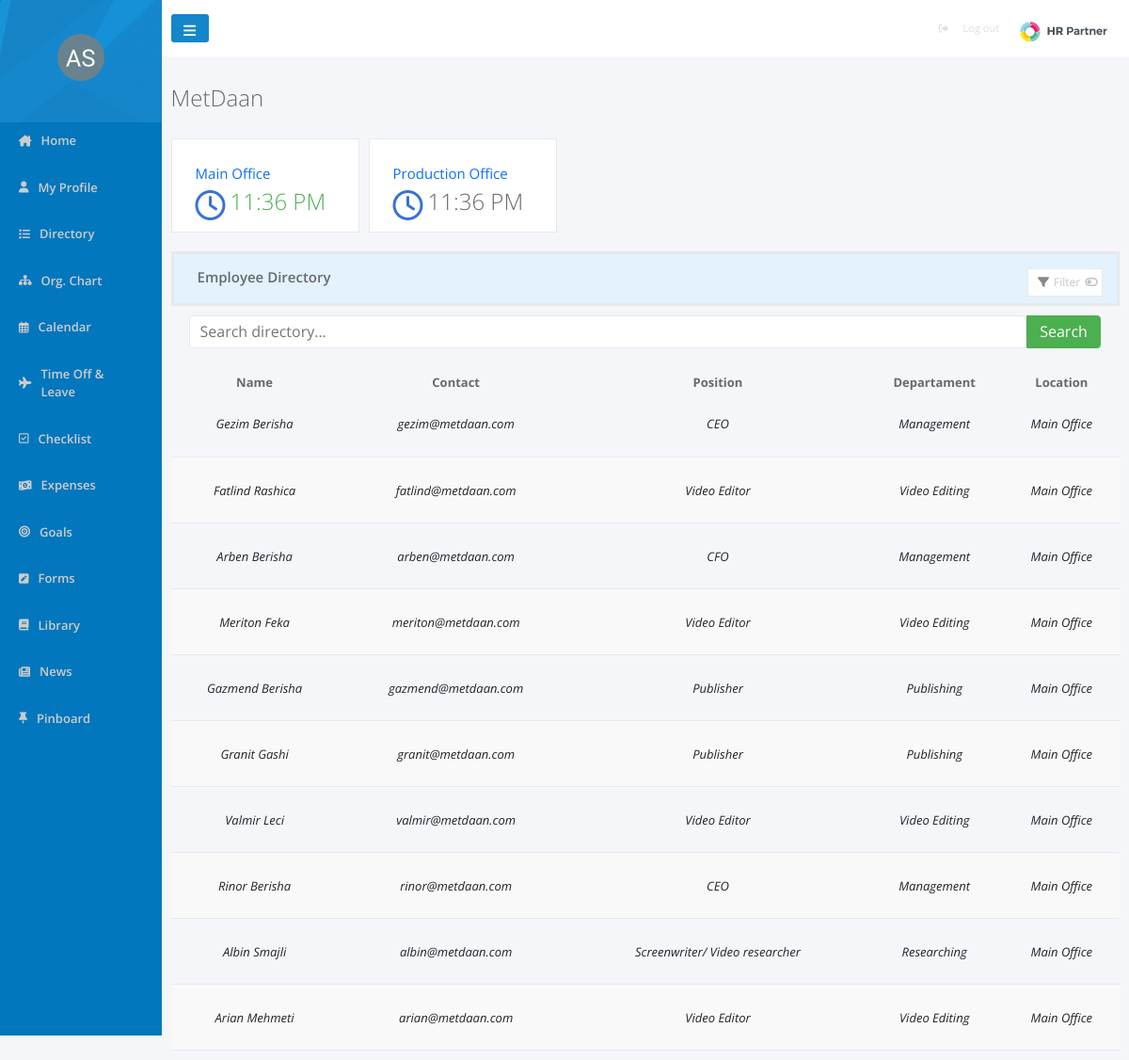
/main.php?page=directory, run on an earlier commit of the app's database.
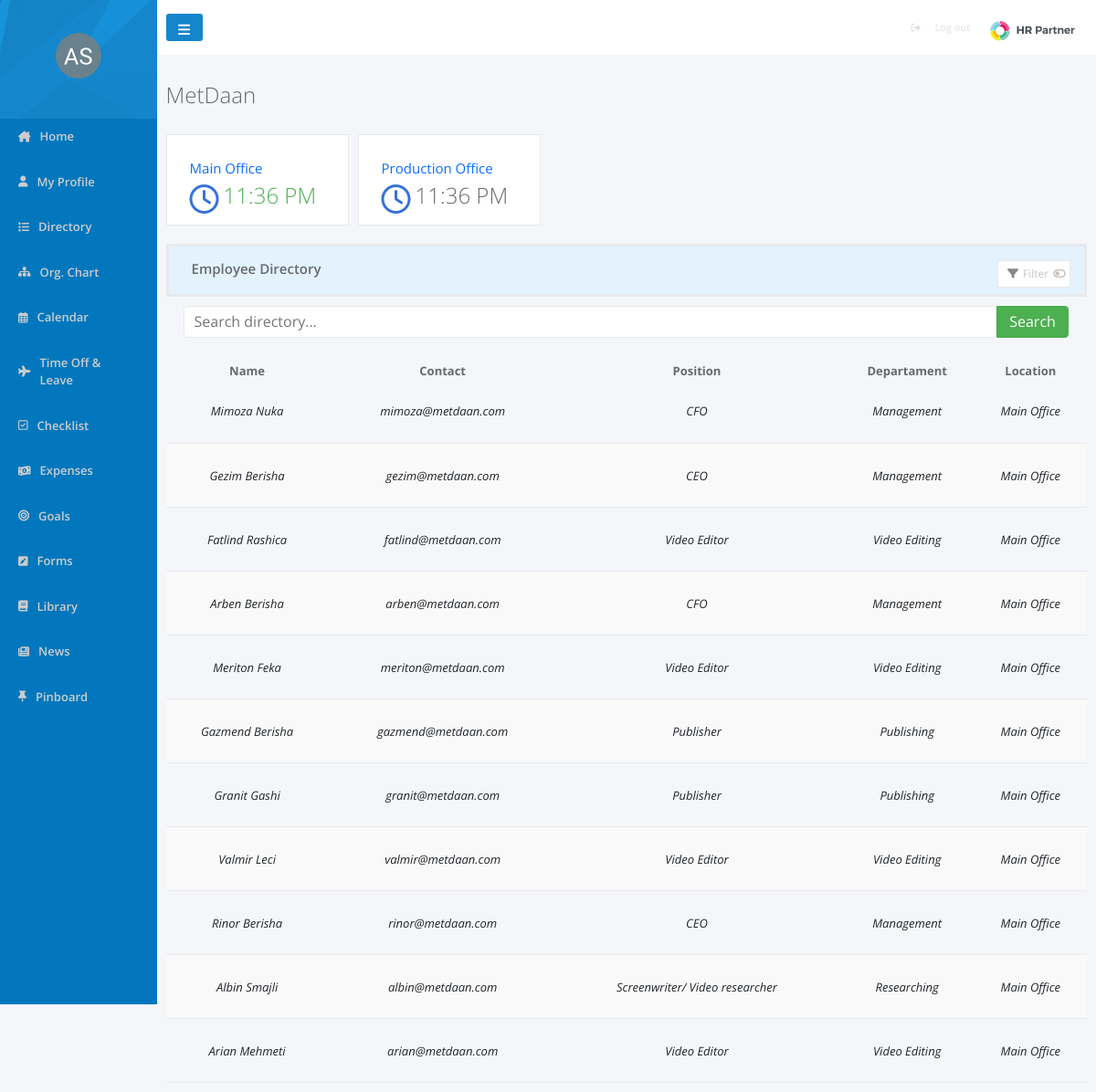
And on a later commit of the database.
### tables this page shows
CREATE TABLE `users` (
  `user_id` int(100) NOT NULL,
  `name` varchar(200) NOT NULL,
  `surname` varchar(200) NOT NULL,
  `email` varchar(200) NOT NULL,
  `password` varchar(500) NOT NULL,
  `Position_ID` int(11) NOT NULL,
  `Departament_ID` int(11) NOT NULL,
  `role` int(11) NOT NULL,
  `location` varchar(100) NOT NULL,
  `status` varchar(100) NOT NULL,
  `report_to` int(11) NOT NULL
);

CREATE TABLE `position` (
  `position_id` int(11) NOT NULL,
  `position_name` varchar(100) NOT NULL,
  `Departament_ID` int(11) NOT NULL
);

CREATE TABLE `departament` (
  `departament_id` int(11) NOT NULL,
  `departament_name` varchar(100) NOT NULL
);

### pages/directory.php (the view, shortened to what the rows shown need)
<?php
require_once './config.php';
$filterquery= "SELECT * from departament";
$prep=$con->prepare($filterquery);
$prep->execute();
$filterdatas= $prep->fetchAll();
$filterquery2= "SELECT * from position";
$prep=$con->prepare($filterquery2);
$prep->execute();
$filterdatas2= $prep->fetchAll();
$sql= "SELECT * from users
        LEFT JOIN position ON users.Position_ID = position.position_id
        LEFT JOIN departament ON users.Departament_ID = departament.departament_id";
$prep=$con->prepare($sql);
$prep->execute();
$datas= $prep->fetchAll();
$currentTime = date('h:i A');
?>
<head>
<link href="https://cdn.jsdelivr.net/npm/bootstrap@5.3.1/dist/css/bootstrap.min.css" rel="stylesheet">
    <link rel="stylesheet" href="./css/directory.css">
</head>
<body>
<?php if ($_SESSION['role']==1) { ?>
<div id="main">
<div class="name">
  <h2>MetDaan</h2>
</div>
<div class="clocks">
    <div class="clock1">
      <div class="clock1-1">
        <a href="">Main Office</a>
      </div>
      <div class="clock1-2">
        <i class="fa-regular fa-clock  fa-2xl" style="color: #3772d7;"></i>
        <?php echo '<h2>'.$currentTime.'</h2>' ?>
      </div>
    </div>
    <div class="clock2">
      <div class="clock2-1">
        <a href="">Production Office</a>
      </div>
      <div class="clock2-2">
        <i class="fa-regular fa-clock fa-2xl" style="color: #3772d7;"></i>
        <?php echo '<h2>'.$currentTime.'</h2>' ?>
      </div>
    </div>
</div>
<div id="usersData">
   <div class="filters">
    <h5>Employee Directory</h5>
    <button type="button" class="btn btn-primary" data-bs-toggle="modal" data-bs-target="#staticBackdrop">
      Add Employee
    </button>
    <button type="button" class="addFilter" data-bs-toggle="modal" data-bs-target="#filtersModal" data-bs-whatever="@mdo">
      <i class="fa-solid fa-filter " style="color: #888;"></i>
      <a>Filter</a>
      <i class="fa-solid fa-toggle-off " ></i>
    </button>
    <div class="modal fade" id="filtersModal" tabindex="-1" aria-labelledby="filtersModalLabel" aria-hidden="true">
  <div class="modal-dialog">
    <div class="modal-content">
      <div class="modal-header">
        <h1 class="modal-title fs-5" id="filtersleModalLabel">New message</h1>
        <button type="button" class="btn-close" data-bs-dismiss="modal" aria-label="Close"></button>
      </div>
      <div class="modal-body">
        <form action="" method="POST">
          <div class="mb-3">
            <label for="showDepartament" class="col-form-label">Show Departament</label>
            <select id="showDepartament" name="showDepartament">
            <option value="">Chose Departament:</option>
              <?php foreach ($filterdatas as $filterdata): ?>
              <option value="<?= $filterdata['departament_name'] ?>"><?= $filterdata['departament_name'] ?></option>
              <?php endforeach; ?>
            </select>
          </div>
          <div class="mb-3">
            <label for="showLocation" class="col-form-label">Show Location </label>
            <select id="showLocation" name="showLocation">
            <option value="">Chose Location</option>
              <option value="Main Office">Main Office</option>
              <option value="Production">Production</option>
            </select>
          </div>
          <div class="mb-3">
            <label for="showPosition" class="col-form-label">Show Position</label>
            <select id="showPosition" name="showPosition">
            <option value="">Chose Position:</option>
            <?php foreach ($filterdatas2 as $filterdata2): ?>
              <option value="<?= $filterdata2['position_name'] ?>"><?= $filterdata2['position_name'] ?></option>
              <?php endforeach; ?>
            </select>
          </div>
          <div class="mb-3">
            <label for="showEmploymentStatus" class="col-form-label">Show Employment Status</label>
            <select id="showEmploymentStatus" name="showEmploymentStatus">
              <option value="">Chose Status:</option>
              <option value="Casual">Casual</option>
              <option value="Contract">Contract</option>
              <option value="Full Time">Full Time</option>
              <option value="Part">Part Time</option>
              <option value="Unpaid">Unpaid</option>
            </select>
          </div>
          <div class="modal-footer">
            <button type="button" class="btn btn-secondary" data-bs-dismiss="modal">Reset Filter</button>
            <button type="submit" name="applayFilter" class="btn btn-success">Applay Filter</button>
          </div>
        </form>
      </div>
    </div>
  </div>
</div>
   </div>
   <form class="serachBar" method="POST">
    <input type="text" name="search-box" class="search-box" placeholder="Search directory...">
    <button type="submit" name='search'>Search</button>
</form>
    <table class="userTable">
        <thead>
<div class="modal fade" id="staticBackdrop" data-bs-backdrop="static" data-bs-keyboard="false" tabindex="-1" aria-labelledby="staticBackdropLabel" aria-hidden="true">
  <div class="modal-dialog">
    <div class="modal-content">
      <div class="modal-header">
        <h1 class="modal-title fs-5" id="staticBackdropLabel">Add Employee</h1>
        <button type="button" class="btn-close" data-bs-dismiss="modal" aria-label="Close"></button>
      </div>
      <div class="modal-body">
      <form action="./addUserLogic.php" method="POST">
          <div class="mb-3">
            <label for="name" class="col-form-label">Name:</label>
            <input type="text" class="form-control" name="name" id="name" required>
          </div>
          <div class="mb-3">
            <label for="surname" class="col-form-label">Surname:</label>
            <input type="text" class="form-control" name="surname" id="surname" required>
          </div>
          <div class="mb-3">
            <label for="email" class="col-form-label">E-mail:</label>
            <input type="email" class="form-control" name="email" id="email" required>
          </div>
          <div class="mb-3">
            <label for="password" class="col-form-label">Password:</label>
            <input type="password" class="form-control" name="password" id="password" required>
          </div>
          <div class="mb-3">
            <label for="Position_ID" class="col-form-label">Position Name:</label>
            <select id="status" name="Position_ID" id="Position_ID" class="form-control" placeholder="Chose Position">
              <option value="">Chose Position</option>
            <?php foreach ($filterdatas2 as $filterdata2): ?>
              <option value="<?= $filterdata2['position_id'] ?>"><?= $filterdata2['position_name'] ?></option>
              <?php endforeach; ?>
            </select>
          </div>
          <div class="mb-3">
            <label for="Departament_ID" class="col-form-label">Departament_Name:</label>
            <select id="status" name="Departament_ID" id="Departament_ID" class="form-control" placeholder="Chose Departament">
              <option value="">Chose Departament</option>
            <?php foreach ($filterdatas as $filterdata): ?>
              <option value="<?= $filterdata['departament_id'] ?>"><?= $filterdata['departament_name'] ?></option>
              <?php endforeach; ?>
            </select>
          </div>
          <div class="mb-3">
            <label for="role" class="col-form-label">Role:</label >
            <input type="number" class="form-control" name="role" id="role" required>
          </div>
          <div class="mb-3">
            <label for="role" class="col-form-label">Location:</label >
            <select id="location" name="location" class="form-control" placeholder="Chose Location">
              <option value="">Chose Location</option>
              <option value="Main Office">Main Office</option>
              <option value="Production">Production</option>
            </select>
          </div>
          <div class="mb-3">
            <label for="role" class="col-form-label">Location:</label >
            <select id="status" name="status" class="form-control" placeholder="Chose Status">
              <option value="">Chose Status</option>
              <option value="Casual">Casual</option>
              <option value="Contract">Contract</option>
              <option value="Full Time">Full Time</option>
              <option value="Part">Part Time</option>
              <option value="Unpaid">Unpaid</option>
            </select>
          </div>
            <div class="modal-footer">
                <button type="button" class="btn btn-secondary" data-bs-dismiss="modal">Close</button>
                <button type="submit" name="submit" class="btn btn-success" >Registre Employee</button>
            </div>
      </form>
      </div>
    </div>
  </div>
</div>
            <tr>
                <th>Name</th>
                <th>Contact</th>
                <th>Position</th>
                <th>Departament</th>
                <th>Location</th>
                <th>Edit / Delete</th>
            </tr>
        </thead>
        <tbody>
           <?php foreach($datas as $data): ?>
                <tr>
                    <td><?= $data['name'] ?> <?= $data['surname']?></td>
                    <td><?= $data['email'] ?></td>
                    <td><?= $data['position_name'] ?></td>
                    <td><?= $data['departament_name'] ?></td>
                    <td><?= $data['location'] ?></td>
                    <td>
                      <button type="button" class="btn btn-primary" data-bs-toggle="modal" data-bs-target="#editemployee">
                        <a Style="color:white;" href="pages/editDirectory.php?user_id=<?= $data['user_id']; ?>">Edit </a>
                      </button> |
                      <button type="button" class="btn btn-danger" >
                         <a Style="color:white;" href="pages/deleteDirectory.php?user_id=<?= $data['user_id']; ?>">Delete </a>
                      </button>
                    </td>
                </tr>
           <?php endforeach; ?>
        </tbody>
    </table>
           </div>
</div>
<?php
} else { ?>
<div id="main">
<div class="name">
  <h2>MetDaan</h2>
</div>
<div class="clocks">
    <div class="clock1">
      <div class="clock1-2">
        <?php echo '<h2>'.$currentTime.'</h2>' ?>
      </div>
    </div>
    <div class="clock2">
      <div class="clock2-2">
        <?php echo '<h2>'.$currentTime.'</h2>' ?>
      </div>
    </div>
</div>
    <table class="userTable">
        <thead>
            <tr>
                <th>Name</th>
                <th>Contact</th>
                <th>Position</th>
                <th>Departament</th>
                <th>Location</th>
                <th></th>
            </tr>
        </thead>
        <tbody>
           <?php foreach($datas as $data): ?>
                <tr>
                    <td><?= $data['name'] ?> <?= $data['surname']   ?></td>
                    <td><?= $data['email'] ?></td>
                    <td><?= $data['position_name'] ?></td>
                    <td><?= $data['departament_name'] ?></td>
                    <td><?= $data['location'] ?></td>
                    <td></td>
                </tr>
           <?php endforeach; ?>
        </tbody>
    </table>
    </div>
</div>
<?php
}
?>
</body>

What changed in the data, as far as the page shows it:
added users: name "Mimoza", surname "Nuka", email "mimoza@metdaan.com", Position_ID.position_name "CFO", Departament_ID.departament_name "Management", location "Main Office"
